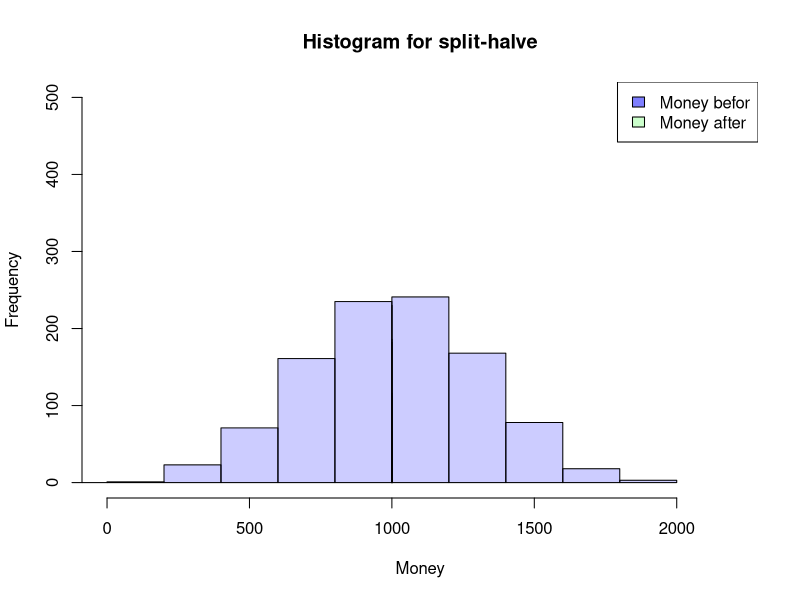
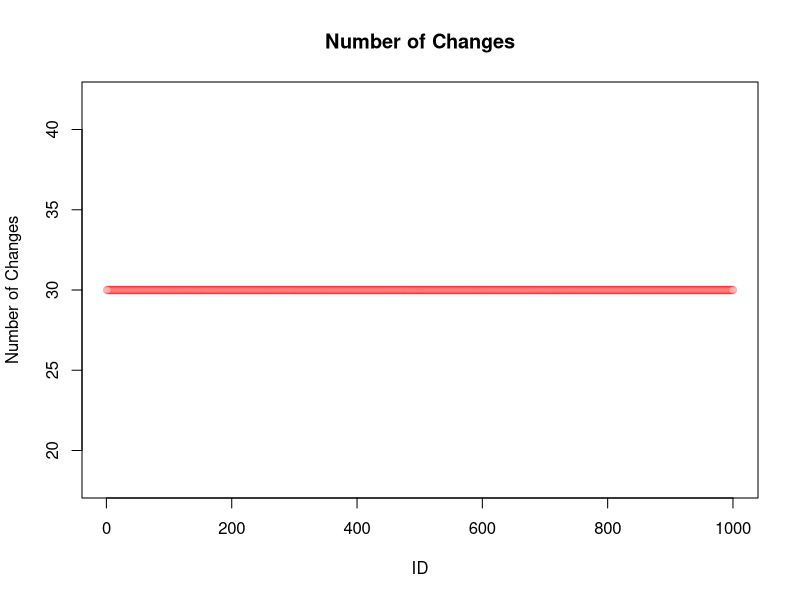
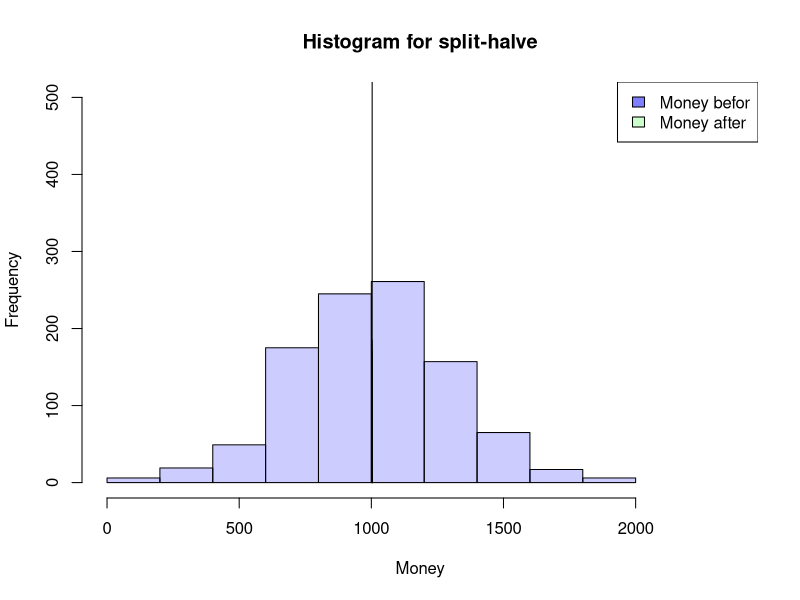
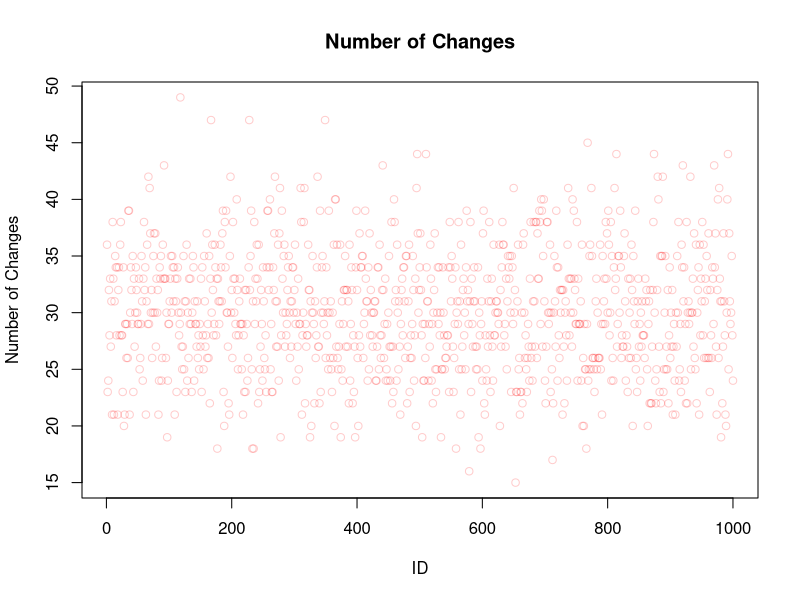
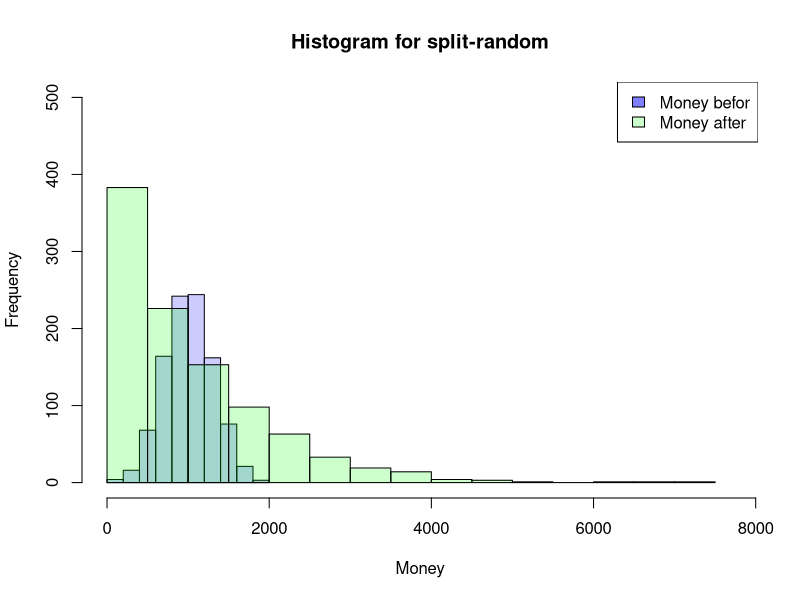
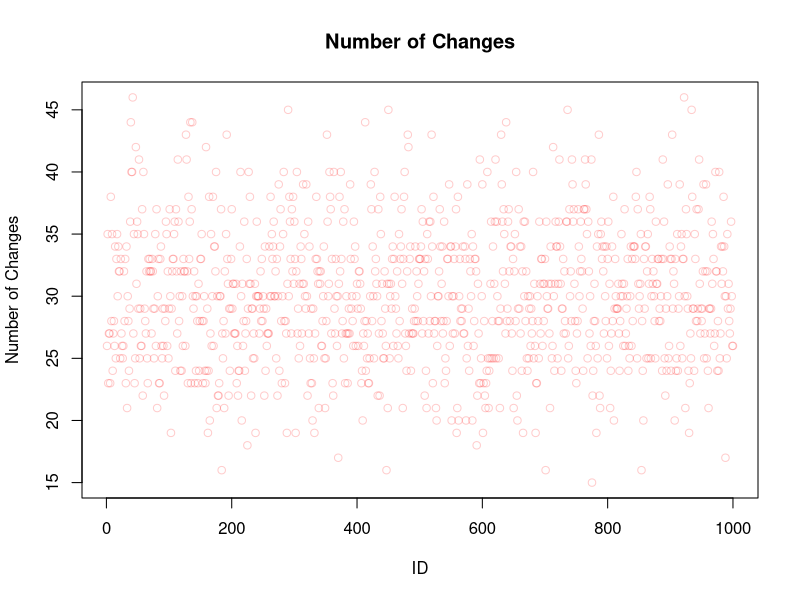
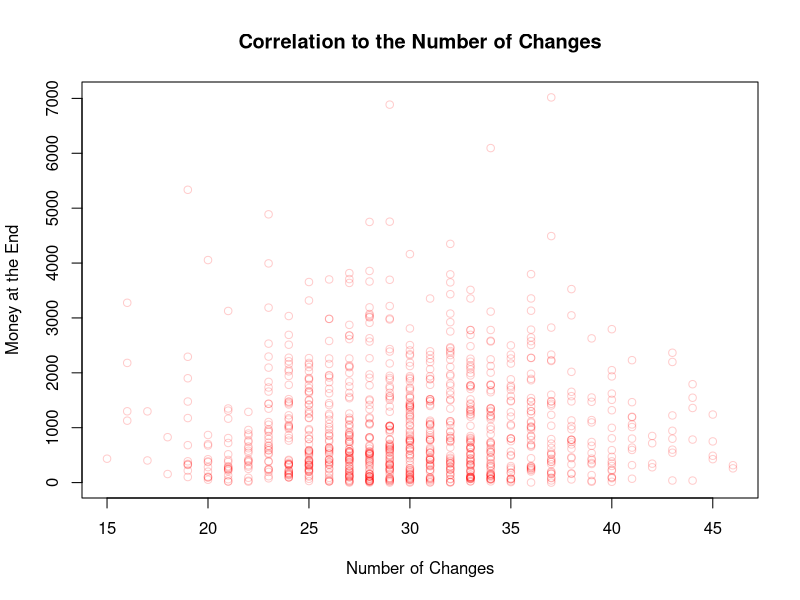
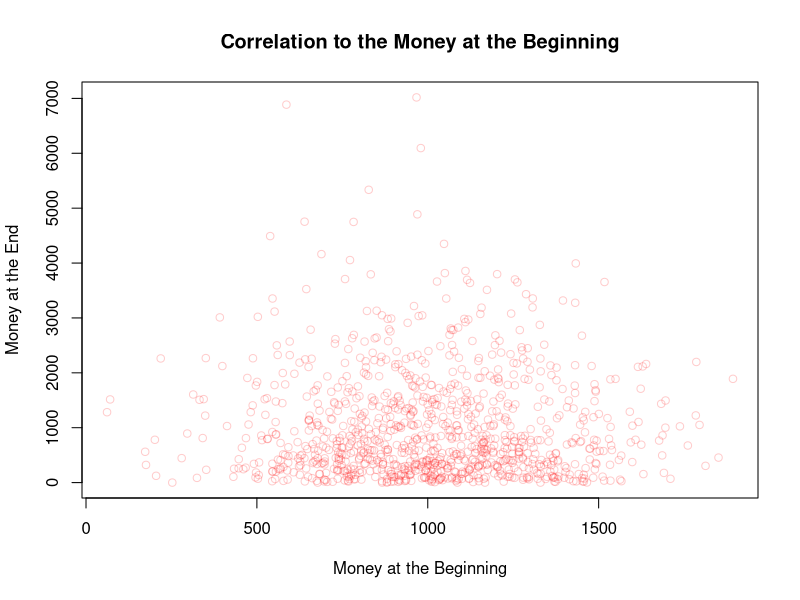

R code for these plots, in order:
## ---- chunk 1
SplitHalve <- function (nAgent, maxExchange, Money_mean=1000, Money_sd=300) {
  df <- data.frame(ID=seq(1,nAgent),
                   nE=0,
                   Ms=rnorm(nAgent, mean = Money_mean, sd = Money_sd),
                   MT=0,Me=0)
  df$Me <- df$Ms
  iE <- 1
  while (iE <= maxExchange) {
    df$MT <- df$Me
    rdf <- sample(df[df$nE < iE,"ID"], size=2)
    df[(df$ID == rdf[1] | df$ID == rdf[2]),"nE"] <-
      df[(df$ID == rdf[1] | df$ID == rdf[2]),"nE"]+1
    df[(df$ID == rdf[1] | df$ID == rdf[2]),"Me"] <-
      sum(df[(df$ID == rdf[1] | df$ID == rdf[2]),"MT"])/2
    if (NROW(df[df$nE < iE,"ID"]) < 2) {
      iE <- iE+1
      }
  }
  return(df)
}

## ---- chunk 2
df <- SplitHalve(1000,30)

summary(df)
hist(df$Ms, xlab="Money",main="Histogram for split-halve",
     col=rgb(0,0,1,0.2),
     xlim=c(0,max(c(df$Me,df$Ms)*1.1)),ylim=c(0,nrow(df)/2))
hist(df$Me, col=rgb(0,1,0,0.2),
     add=TRUE)
legend('topright', c('Money befor', 'Money after'),
       fill=c(rgb(0,0,1,0.5), rgb(0,1,0,0.2)))

plot(df$ID,df$nE,main="Number of Changes",
     xlab="ID",ylab="Number of Changes",
     col=rgb(1,0,0,0.2))

## ---- chunk 3
SplitHalve2 <- function(nAgent,maxExchange,Money_mean=1000,Money_sd=300) {
  df <- data.frame(ID=seq(1,nAgent),
                   nE=0,
                   Ms=rnorm(nAgent, mean = Money_mean, sd = Money_sd),
                   MT=0,Me=0)
  df$Me <- df$Ms
  iE <- 1
  while (iE <= maxExchange) {
    df$MT <- df$Me
    rdf <- sample(df$ID, size=2)
    df[(df$ID == rdf[1] | df$ID == rdf[2]),"nE"] <-
      df[(df$ID == rdf[1] | df$ID == rdf[2]),"nE"]+1
    df[(df$ID == rdf[1] | df$ID == rdf[2]),"Me"] <-
      sum(df[(df$ID == rdf[1] | df$ID == rdf[2]),"MT"])/2
    iE <- iE+1
  }
  return(df)
}
## ---- chunk 4
df <- SplitHalve2(1000,15000)

summary(df)
hist(df$Ms, xlab="Money",main="Histogram for split-halve",
     col=rgb(0,0,1,0.2),
     xlim=c(0,max(c(df$Me,df$Ms)*1.1))*1.1,ylim=c(0,nrow(df)/2))
hist(df$Me, col=rgb(0,1,0,0.2),
     add=TRUE)
legend('topright', c('Money befor', 'Money after'),
       fill=c(rgb(0,0,1,0.5), rgb(0,1,0,0.2)))

plot(df$ID,df$nE,main="Number of Changes",
     xlab="ID",ylab="Number of Changes",
     col=rgb(1,0,0,0.2))
## ---- chunk 5
SplitRandom <- function(nAgent,maxExchange,Money_mean=1000,Money_sd=300) {
  df <- data.frame(ID=seq(1,nAgent),
                   nE=0,
                   Ms=rnorm(nAgent, mean = Money_mean, sd = Money_sd),
                   MT=0,Me=0)
  df$Me <- df$Ms
  iE <- 1
  while (iE <= maxExchange) {
    df$MT <- df$Me
    rdf <- sample(df$ID, size=2)
    rds <- sample(0:100, size=1)/100
    df[(df$ID == rdf[1] | df$ID == rdf[2]),"nE"] <-
      df[(df$ID == rdf[1] | df$ID == rdf[2]),"nE"]+1
    df[(df$ID == rdf[1] | df$ID == rdf[2]),"Me"] <-
      sum(df[(df$ID == rdf[1] | df$ID == rdf[2]),"MT"])*c(rds,1-rds)
    iE <- iE+1
  }
  return(df)
}

## ---- chunk 6
df <- SplitRandom(1000,15000)

summary(df)
hist(df$Ms, xlab="Money",main="Histogram for split-random",
     col=rgb(0,0,1,0.2),
     xlim=c(0,max(c(df$Me,df$Ms)*1.1)),ylim=c(0,nrow(df)/2))
hist(df$Me, col=rgb(0,1,0,0.2),
     add=TRUE)
legend('topright', c('Money befor', 'Money after'),
       fill=c(rgb(0,0,1,0.5), rgb(0,1,0,0.2)))

plot(df$ID,df$nE,main="Number of Changes",
     xlab="ID",ylab="Number of Changes",
     col=rgb(1,0,0,0.2))
## ---- chunk 7
plot(df$nE,df$Me,main="Correlation to the Number of Changes",
     xlab="Number of Changes",ylab="Money at the End",
     col=rgb(1,0,0,0.2))

plot(df$Ms,df$Me,main="Correlation to the Money at the Beginning",
     xlab="Money at the Beginning",ylab="Money at the End",
     col=rgb(1,0,0,0.2))

plot(df$ID,df$Me,main="Correlation to the ID",
     xlab="ID",ylab="Money at the End",
     col=rgb(1,0,0,0.2))
## ---- chunk 8
SplitRandom2 <- function(nAgent,maxExchange,Money_mean=1000,Money_sd=300) {
  df <- data.frame(ID=seq(1,nAgent),
                   nE=0,
                   Ms=rnorm(nAgent, mean = Money_mean, sd = Money_sd),
                   MT=0,Me=0)
  df$Me <- df$Ms
  iE <- 1
  while (iE <= maxExchange) {
    df$MT <- df$Me
    rdf <- sample(df$ID, size=2)
    rds <- sample(30:70, size=1)/100
    df[(df$ID == rdf[1] | df$ID == rdf[2]),"nE"] <-
      df[(df$ID == rdf[1] | df$ID == rdf[2]),"nE"]+1
    df[(df$ID == rdf[1] | df$ID == rdf[2]),"Me"] <-
      sum(df[(df$ID == rdf[1] | df$ID == rdf[2]),"MT"])*c(rds,1-rds)
    iE <- iE+1
  }
  return(df)
}
## ---- chunk 9
df <- SplitRandom2(1000,15000)

summary(df)
hist(df$Ms, xlab="Money",main="Histogram for split-random (30%-70%)",
     col=rgb(0,0,1,0.2),
     xlim=c(0,max(c(df$Me,df$Ms)*1.1)),ylim=c(0,nrow(df)/2))
hist(df$Me, col=rgb(0,1,0,0.2),
     add=TRUE)
legend('topright', c('Money befor', 'Money after'),
       fill=c(rgb(0,0,1,0.5), rgb(0,1,0,0.2)))
## ---- chunk 10
SplitRandomR <- function(nAgent,maxExchange,Money_mean=1000,Money_sd=300) {
  df <- data.frame(ID=seq(1,nAgent),
                   nE=0,
                   Ms=rnorm(nAgent, mean = Money_mean, sd = Money_sd),
                   MT=0,Me=0)
  df$Me <- df$Ms
  iE <- 1
  while (iE <= maxExchange) {
    df$MT <- df$Me
    rdf <- sample(df[df$nE < iE,"ID"], size=2)
    rds <- sample(0:100, size=1)/100
    df[(df$ID == rdf[1] | df$ID == rdf[2]),"nE"] <-
      df[(df$ID == rdf[1] | df$ID == rdf[2]),"nE"]+1
    df[(df$ID == rdf[1] | df$ID == rdf[2]),"Me"] <-
      sum(df[(df$ID == rdf[1] | df$ID == rdf[2]),"MT"])*c(rds,1-rds)
    if (NROW(df[df$nE < iE,"ID"]) < 2) {
      iE <- iE+1
    }
  }
  return(df)
}
## ---- chunk 11
df <- SplitRandomR(1000,30)

summary(df)
hist(df$Ms, xlab="Money",main="Histogram for split-random Restricted",
     col=rgb(0,0,1,0.2),
     xlim=c(0,max(c(df$Me,df$Ms)*1.1)),ylim=c(0,nrow(df)/2))
hist(df$Me, col=rgb(0,1,0,0.2),
     add=TRUE)
legend('topright', c('Money befor', 'Money after'),
       fill=c(rgb(0,0,1,0.5), rgb(0,1,0,0.2)))

plot(df$ID,df$nE,main="Number of Changes",
     xlab="ID",ylab="Number of Changes",
     col=rgb(1,0,0,0.2))
## ---- chunk 12
df <- SplitRandomR(1000,1)

hist(df$Ms, xlab="Money",main="Histogram for split-random Restricted",
     col=rgb(0,0,1,0.2),
     xlim=c(0,max(c(df$Me,df$Ms))*1.1),ylim=c(0,nrow(df)/2))
hist(df$Me, col=rgb(0,1,0,0.2),
     add=TRUE)
legend('topright', c('Money befor', 'Money after'),
       fill=c(rgb(0,0,1,0.5), rgb(0,1,0,0.2)))

## ---- chunk 13
df <- SplitRandomR(1000,2)

hist(df$Ms, xlab="Money",main="Histogram for split-random Restricted",
     col=rgb(0,0,1,0.2),
     xlim=c(0,max(c(df$Me,df$Ms)))*1.1,ylim=c(0,nrow(df)/2))
hist(df$Me, col=rgb(0,1,0,0.2),
     add=TRUE)
legend('topright', c('Money befor', 'Money after'),
       fill=c(rgb(0,0,1,0.5), rgb(0,1,0,0.2)))

## ---- chunk 14
df1_even <- SplitRandomR(1000,1,1000,0)

hist(df1_even$Ms, xlab="Money",main="Histogram for split-random Restricted",
     col=rgb(0,0,1,0.2),
     xlim=c(0,max(c(df1_even$Me,df1_even$Ms))*1.1),ylim=c(0,nrow(df1_even)))
hist(df1_even$Me, col=rgb(0,1,0,0.2),
     add=TRUE)
legend('topright', c('Money befor', 'Money after'),
       fill=c(rgb(0,0,1,0.5), rgb(0,1,0,0.2)))
## ---- chunk 15
df1_summary <- data.frame("Mean"=mean(df1_even$Me),
                          "Median"=median(df1_even$Me),
                          "nAover1000"=nrow(df1_even[df1_even$Me>1000,])) 
                          # number of Agents with more than 1000
df1_summary
## ---- chunk 16
df2_even <- SplitRandomR(1000,2,1000,0)

hist(df2_even$Ms, xlab="Money",main="Histogram for split-random Restricted",
     col=rgb(0,0,1,0.2),
     xlim=c(0,max(c(df2_even$Me,df2_even$Ms))*1.1),ylim=c(0,nrow(df2_even)))
hist(df2_even$Me, col=rgb(0,1,0,0.2),
     add=TRUE)
legend('topright', c('Money befor', 'Money after'),
       fill=c(rgb(0,0,1,0.5), rgb(0,1,0,0.2)))
## ---- chunk 17
df2_summary <- data.frame("Mean"=mean(df2_even$Me),
                          "Median"=median(df2_even$Me),
                          "nAover1000"=nrow(df2_even[df2_even$Me>1000,])) 
                          # number of Agents with more than 1000
df2_summary
## ---- chunk 18
df3_even <- SplitRandomR(1000,3,1000,0)

hist(df3_even$Ms, xlab="Money",main="Histogram for split-random Restricted",
     col=rgb(0,0,1,0.2),
     xlim=c(0,max(c(df3_even$Me,df3_even$Ms))*1.1),ylim=c(0,nrow(df3_even)))
hist(df3_even$Me, col=rgb(0,1,0,0.2),
     add=TRUE)
legend('topright', c('Money befor', 'Money after'),
       fill=c(rgb(0,0,1,0.5), rgb(0,1,0,0.2)))
## ---- chunk 19
df3_summary <- data.frame("Mean"=mean(df3_even$Me),
                          "Median"=median(df3_even$Me),
                          "nAover1000"=nrow(df3_even[df3_even$Me>1000,])) 
                          # number of Agents with more than 1000
df3_summary
## ---- chunk 20
win_stab_prob <- function( Moneyvec ) {
  df <- data.frame(Money=Moneyvec,
                   winprobability=0)
  MMA <- median(df[, 1])
  for(i in 1:nrow(df)) {
    MA <- df[i,1]
    MoA <- df[c(-i),1]
    WP <- MoA*0
    for(ii in 1:NROW(MoA)) {
      Sum_M <- MA + MoA[ii]
      if (Sum_M == 0) {
        WP[ii] <- 1.00
      } else {
        WP[ii] <- WP[ii] <- 1-min(1, MMA/Sum_M)
      }
    }
    df[i,2] <- round(mean(WP), digits =3)
  }
  return(df)
}
## ---- chunk 21
prob_start <- win_stab_prob(df1_even$Ms)[, 2]
plot(prob_start,
     type = "l",
     lwd = 5,
     main="Getting over the Median",
     xlab="ID",
     ylab="Probability",
     ylim=c(0,1),
     col=rgb(0,0,1,1),)
## ---- chunk 22
prob_after1 <- win_stab_prob(df1_even$Me)
prob_after1 <- prob_after1[order(prob_after1$Money, decreasing = FALSE), ]
popMean <- mean(prob_after1[, 2])
Money_Med <- median(prob_after1[, 1])
plot(prob_after1,
     lwd = 5,
     main=c("Populationmean", popMean),
     xlab="Money",
     ylab="Probability",
     ylim=c(0,1),
     col=rgb(0,0,1,0.1))
     abline(h=popMean,
            col =rgb(1,0,0,1))
     abline(v=Money_Med,
            col =rgb(1,0,0,1))
## ---- chunk 23
prob_after2 <- win_stab_prob(df2_even$Me)
prob_after2 <- prob_after2[order(prob_after2$Money, decreasing = FALSE), ]
popMean <- mean(prob_after2[, 2])
Money_Med <- median(prob_after2[, 1])
plot(prob_after2,
     lwd = 5,
     main=c("Populationmean", popMean),
     xlab="Money",
     ylab="Probability",
     ylim=c(0,1),
     col=rgb(0,0,1,0.1))
     abline(h=popMean,
            col =rgb(1,0,0,1))
     abline(v=Money_Med,
            col =rgb(1,0,0,1))
## ---- chunk 24
prob_after3 <- win_stab_prob(df3_even$Me)
prob_after3 <- prob_after3[order(prob_after3$Money, decreasing = FALSE), ]
popMean <- mean(prob_after3[, 2])
Money_Med <- median(prob_after3[, 1])
plot(prob_after3,
     lwd = 5,
     main=c("Populationmean", popMean),
     xlab="Money",
     ylab="Probability",
     ylim=c(0,1),
     col=rgb(0,0,1,0.1))
     abline(h=popMean,
            col =rgb(1,0,0,1))
     abline(v=Money_Med,
            col =rgb(1,0,0,1))
## ---- chunk 25
df15_even <- SplitRandomR(1000,15,1000,0)

prob_after15 <- win_stab_prob(df15_even$Me)
prob_after15 <- prob_after15[order(prob_after15$Money, decreasing = FALSE), ]
popMean <- mean(prob_after15[, 2])
Money_Med <- median(prob_after15[, 1])
plot(prob_after15,
     lwd = 5,
     main=c("Populationmean", popMean),
     xlab="Money",
     ylab="Probability",
     ylim=c(0,1),
     col=rgb(0,0,1,0.1))
     abline(h=popMean,
            col =rgb(1,0,0,1))
     abline(v=Money_Med,
            col =rgb(1,0,0,1))
